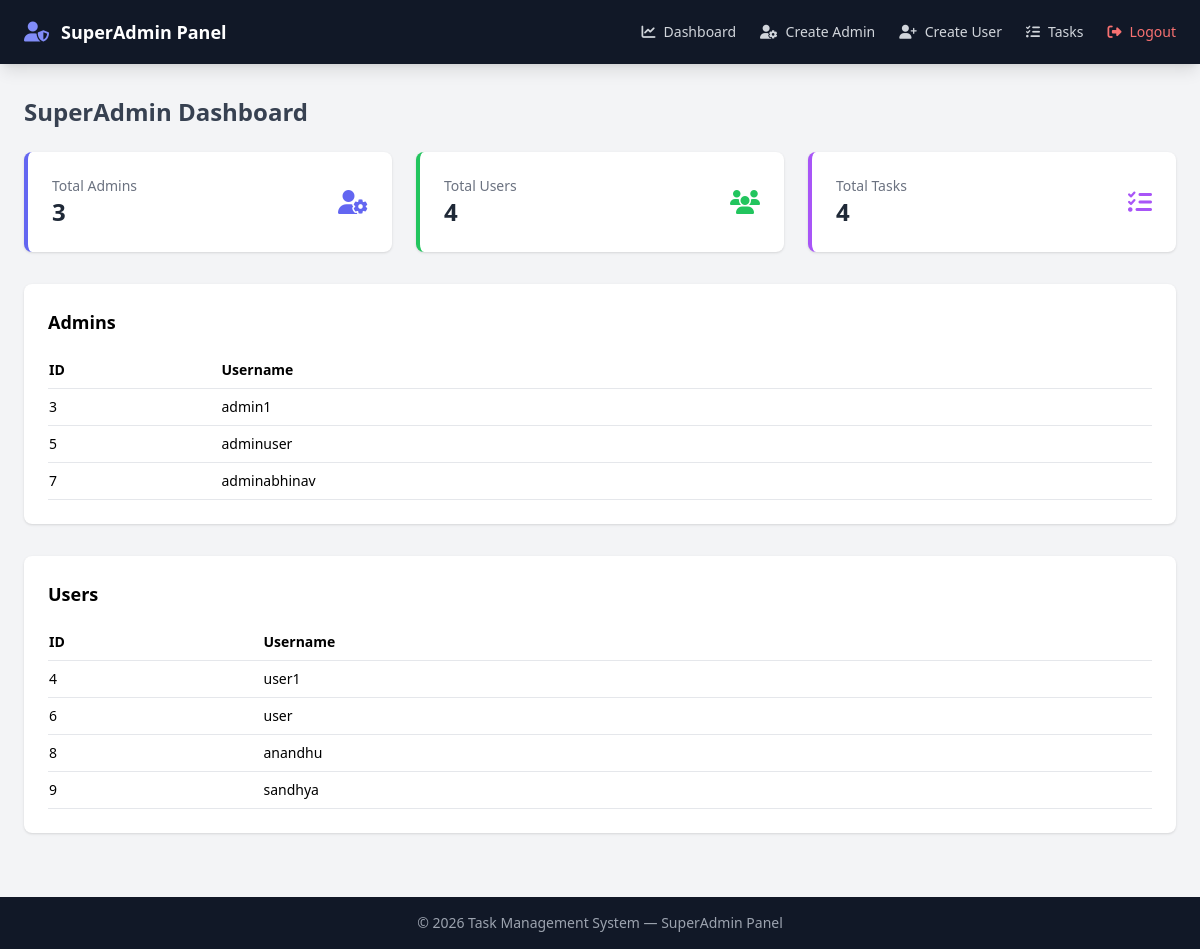
Screenshot of /superadmin/dashboard/ (signed in) with the database file from the repository.
### app/models.py (models this page shows, shortened)
class User(AbstractUser):
    ROLE_CHOICES = (
        ("SUPERADMIN", "SuperAdmin"),
        ("ADMIN", "Admin"),
        ("USER", "User"),
    )
    role = models.CharField(
        max_length=20,
        choices=ROLE_CHOICES,
        default="USER"
    )
    assigned_admin = models.ForeignKey(
        "self",
        null=True,
        blank=True,
        on_delete=models.SET_NULL,
        related_name="users"
    )

### app/views.py (the view)
@login_required
def superadmin_dashboard(request):
    if request.user.role != "SUPERADMIN":
        return redirect("login")
    admins = User.objects.filter(role="ADMIN")
    users = User.objects.filter(role="USER")
    tasks = Task.objects.all()
    context = {
        "admins": admins,
        "users": users,
        "tasks": tasks
    }
    return render(request, "superadmin/dashboard.html", context)

### app/templates/superadmin/dashboard.html
{% extends "superadmin/superadminbase.html" %}
{% block content %}
<h1 class="text-2xl font-semibold mb-6 text-gray-700">
    SuperAdmin Dashboard
</h1>
<div class="grid grid-cols-1 md:grid-cols-3 gap-6 mb-8">
    <div class="bg-white shadow rounded-lg p-6 border-l-4 border-indigo-500">
        <div class="flex items-center justify-between">
            <div>
                <p class="text-gray-500 text-sm">Total Admins</p>
                <h2 class="text-2xl font-bold text-gray-800">{{ admins.count }}</h2>
            </div>
            <i class="fa-solid fa-user-gear text-indigo-500 text-2xl"></i>
        </div>
    </div>
    <div class="bg-white shadow rounded-lg p-6 border-l-4 border-green-500">
        <div class="flex items-center justify-between">
            <div>
                <p class="text-gray-500 text-sm">Total Users</p>
                <h2 class="text-2xl font-bold text-gray-800">{{ users.count }}</h2>
            </div>
            <i class="fa-solid fa-users text-green-500 text-2xl"></i>
        </div>
    </div>
    <div class="bg-white shadow rounded-lg p-6 border-l-4 border-purple-500">
        <div class="flex items-center justify-between">
            <div>
                <p class="text-gray-500 text-sm">Total Tasks</p>
                <h2 class="text-2xl font-bold text-gray-800">{{ tasks.count }}</h2>
            </div>
            <i class="fa-solid fa-list-check text-purple-500 text-2xl"></i>
        </div>
    </div>
</div>
<div class="bg-white shadow rounded-lg p-6 mb-8">
    <h2 class="text-lg font-semibold mb-4">Admins</h2>
    <table class="w-full text-sm">
        <thead>
            <tr class="border-b">
                <th class="text-left py-2">ID</th>
                <th class="text-left py-2">Username</th>
            </tr>
        </thead>
        <tbody>
            {% for admin in admins %}
            <tr class="border-b hover:bg-gray-50">
                <td class="py-2">{{ admin.id }}</td>
                <td class="py-2">{{ admin.username }}</td>
            </tr>
            {% endfor %}
        </tbody>
    </table>
</div>
<div class="bg-white shadow rounded-lg p-6 mb-8">
    <h2 class="text-lg font-semibold mb-4">Users</h2>
    <table class="w-full text-sm">
        <thead>
            <tr class="border-b">
                <th class="text-left py-2">ID</th>
                <th class="text-left py-2">Username</th>
            </tr>
        </thead>
        <tbody>
            {% for user in users %}
            <tr class="border-b hover:bg-gray-50">
                <td class="py-2">{{ user.id }}</td>
                <td class="py-2">{{ user.username }}</td>
            </tr>
            {% endfor %}
        </tbody>
    </table>
</div>
{% endblock %}

### rows the page displays
User: id "3", username "admin1"
User: id "5", username "adminuser"
User: id "7", username "adminabhinav"
User: id "4", username "user1"
User: id "6", username "user"
User: id "8", username "anandhu"
User: id "9", username "sandhya"

### other values shown
{{ admins.count }} "3"
{{ users.count }} "4"
{{ tasks.count }} "4"
